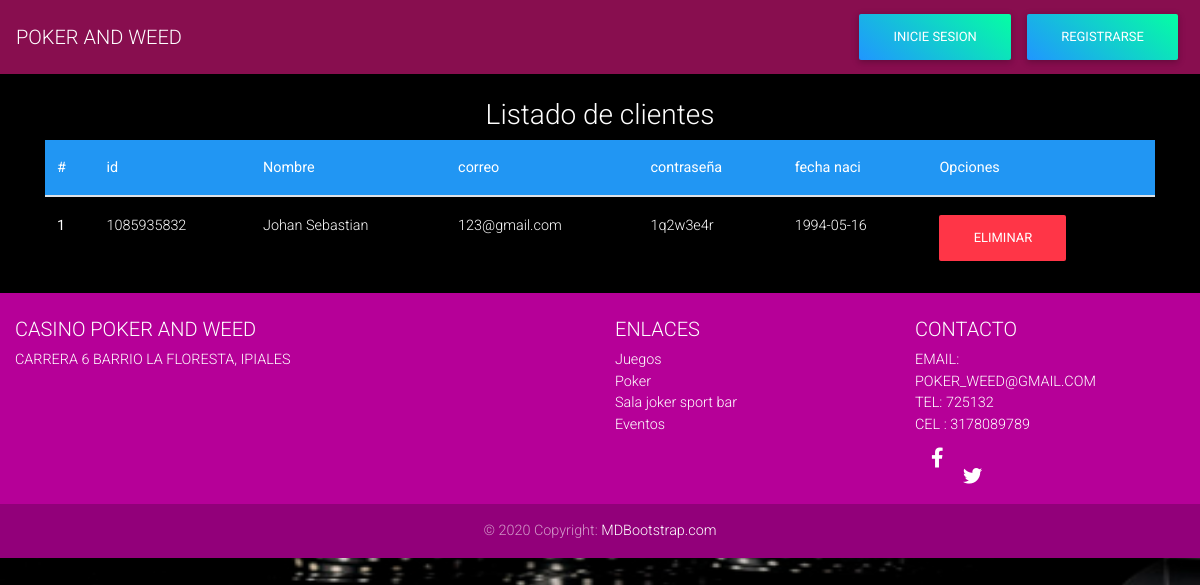
The page /listacli.php on the database its author committed.
### tables this page shows
CREATE TABLE `cliente` (
  `id_cliente` varchar(20) NOT NULL,
  `nombre_cli` varchar(50) NOT NULL,
  `apellido_cli` int(20) DEFAULT NULL,
  `correo_cli` varchar(20) DEFAULT NULL,
  `contraseña_cli` varchar(20) NOT NULL,
  `fecha_nac` date DEFAULT NULL,
  `saldo` double DEFAULT NULL,
  `juego` varchar(10) DEFAULT NULL,
  `estado_cli` tinyint(1) NOT NULL
);

### listacli.php (the view, shortened to what this page needs)
<?php
    include 'encabezado.php';
    include 'conexion.php';
    echo('
        <div align="center" class="container">
        <br>
            <h3 style="color:white;"> Listado de clientes</h3>
    ');
    $sql = "SELECT * FROM cliente JOIN juego on juego = id_juego";
    $i = 0;
    if ($resultado = $conexion->query($sql)) {
        echo('
            <table class="table" style="color:white;">
                <thead class="blue white-text">
                    <tr>
                        <th scope="col">#</th>
                        <th scope="col">id</th>
                        <th scope="col">Nombre</th>
                        <th scope="col">correo</th>
                        <th scope="col">contraseña</th>
                        <th scope="col">fecha naci</th>
                        <th scope="col">Opciones</th>
                    </tr>
                </thead>
        ');
        while($row = $resultado->fetch_array()){
            $i = $i + 1;
            $placa = $row['id_cliente'];
            $marca = $row['nombre_cli'];
            $correo = $row['correo_cli'];
            $contra = $row['contraseña_cli'];
            $fecha = $row['fecha_nac'];
            echo('
                <tbody>
                    <tr>
                        <th scope="row">'.$i.'</th>
                        <td>'.$placa.'</td>
                        <td>'.$marca.'</td>
                        <td>'.$correo.'</td>
                        <td>'.$contra.'</td>
                        <td>'.$fecha.'</td>
                        <td>
                        <a href= "eliminarcli.php?id='.$placa.' "  class="btn btn btn-danger"> Eliminar </a>
                        </td>
                    </tr>
            ');
        }
        echo('
                </tbody>
            </table>
        </div>
        ');
    }
    include 'pie.php'
?>

### css/style.css (style rules this page uses)
html, header, .view { height: 100%; }
body { height: 100%; background-image: url("../img/fondo_registrar1.jpg"); background-size: 1710px 786px; }

### rows shown on the page
cliente: id_cliente "1085935832", nombre_cli "Johan Sebastian", correo_cli "123@gmail.com", contraseña_cli "1q2w3e4r", fecha_nac "1994-05-16"
